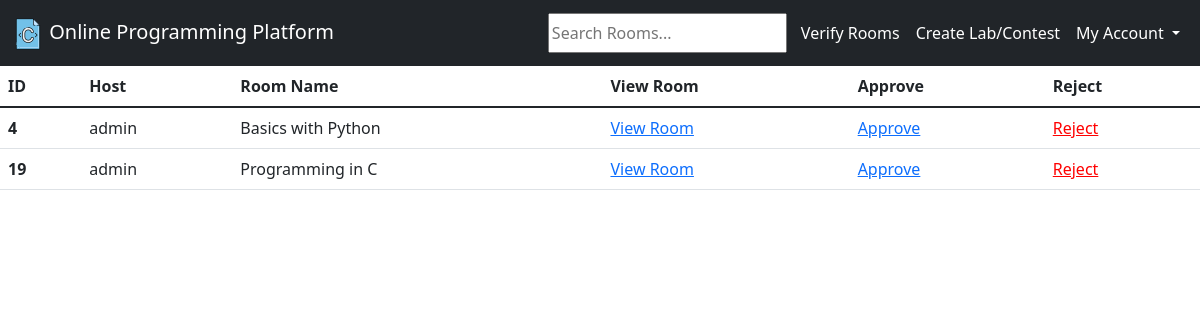
Before: /unverified_rooms/ (signed in) with the older database file.
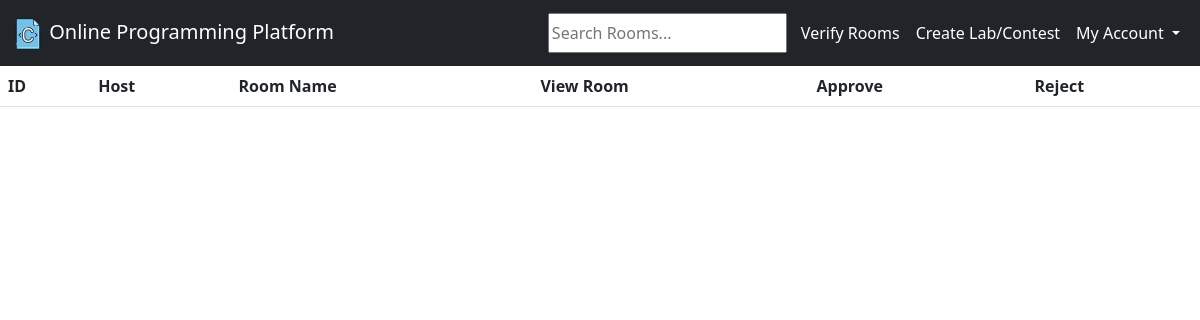
After: the same page with the newer database file.
### base/models.py (models this page shows, shortened)
class Room(models.Model):
    host = models.ForeignKey(User, on_delete=models.SET_NULL, null=True)
    name = models.CharField(max_length=200)
    description = models.TextField(null=True, blank=True)
    verified = models.BooleanField(default=False)
    updated = models.DateTimeField(auto_now=True)
    created = models.DateTimeField(auto_now_add=True)
    class Meta:
        ordering = ['-updated', '-created']

### base/views.py (the view)
# urls.py: path('unverified_rooms/', views.unverifiedRooms, name="unverifiedRooms"),
def unverifiedRooms(request):
    resultset = Room.objects.filter(verified=False)
    if request.user.username != "admin":
        return HttpResponse("You can't do this ...")
    context = {'rooms': resultset}
    return render(request, "unverified_rooms.html", context)

### templates/unverified_rooms.html (shortened to what this page needs)
{% extends 'main.html' %}
{% block content %}
<table class="table table-hover">
    <thead>
    <tr>
        <th scope="col">ID</th>
        <th scope="col">Host</th>
        <th scope="col">Room Name</th>
        <th scope="col">View Room</th>
        <th scope="col"> Approve</th>
        <th scope="col"> Reject</th>
    </tr>
    </thead>
    <tbody>
    {% for room in rooms %}
    <tr>
        <th scope="row">{{room.id}}</th>
        <td>{{room.host}}</td>
        <td>{{room.name}}</td>
        <td><a href="/room/{{room.id}}"> View Room </a></td>
        <td><a href="/approve/{{room.id}}"> Approve </a></td>
        <td><a style="color:red" href="/reject/{{room.id}}"> Reject </a></td>
    </tr>
    {% endfor %}
    </tbody>
</table>
{% endblock %}

Changed rows visible on the page:
no longer on this page (row edited): Room: id "4", host "admin", name "Basics with Python"
no longer on this page (row edited): Room: id "19", host "admin", name "Programming in C"
